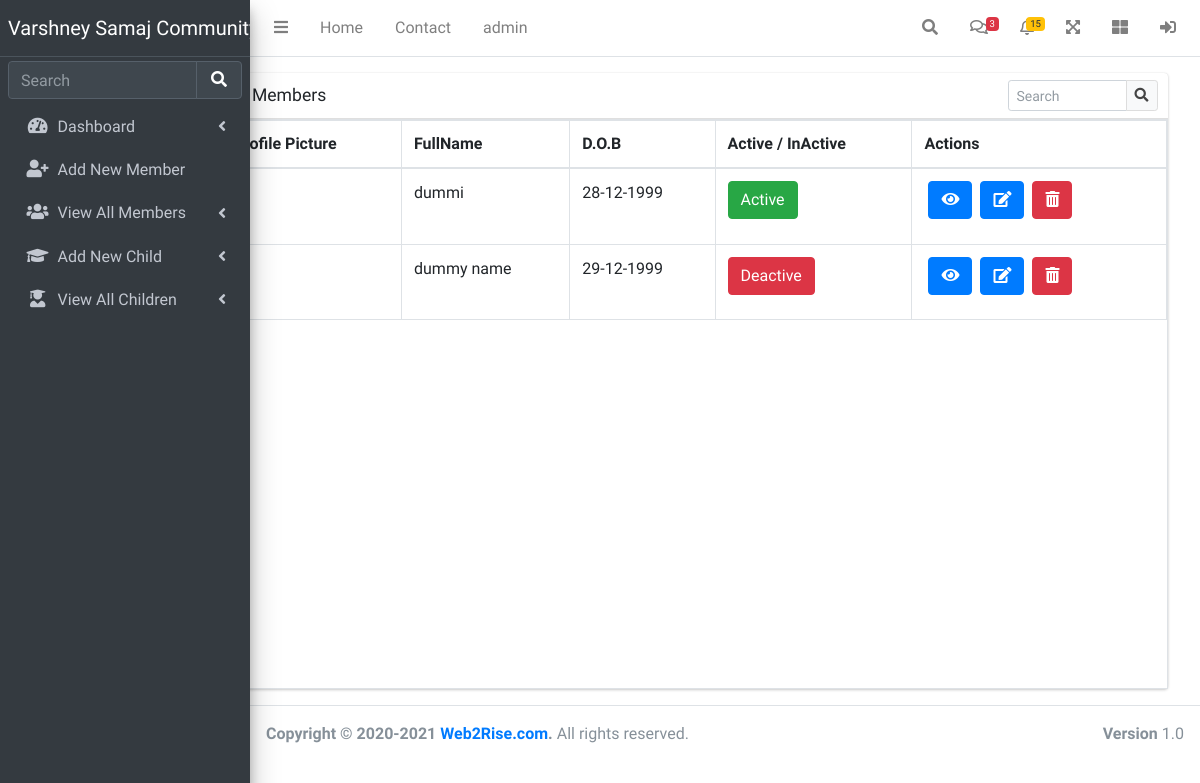
The page /server/member_table.php (signed in) on the database as committed earlier.
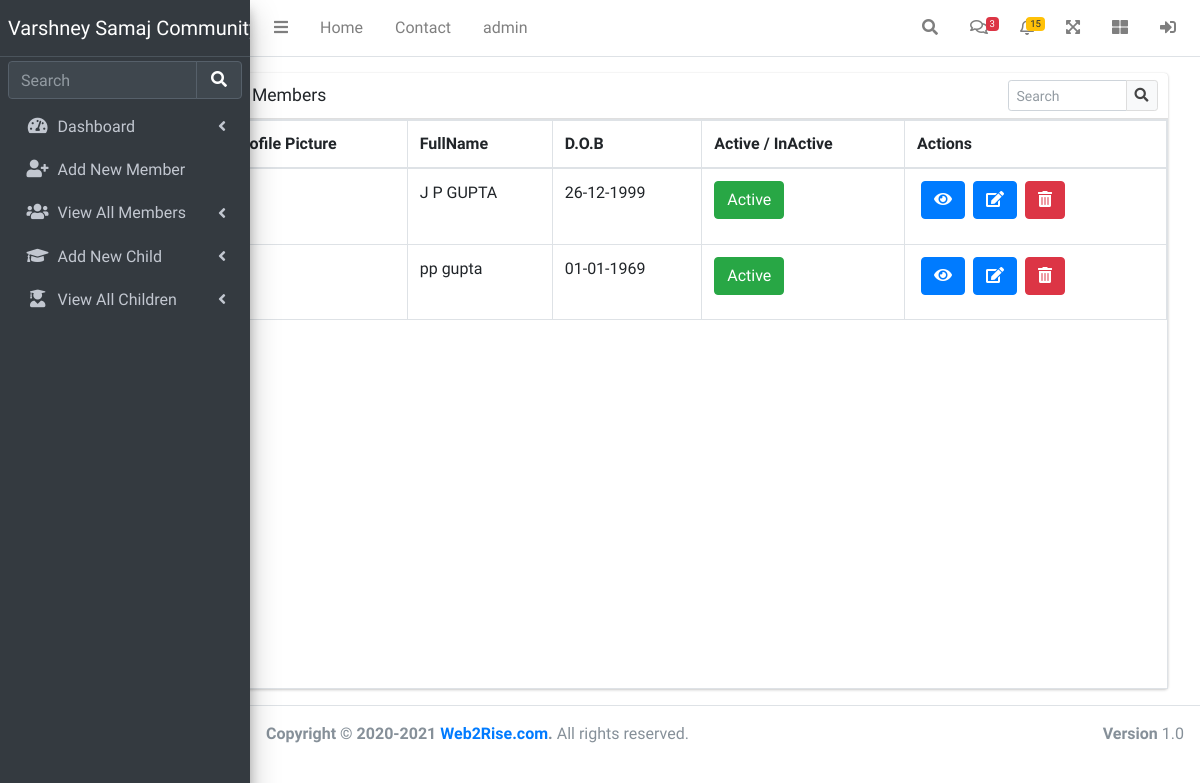
The same page on the database as committed later.
### tables this page shows
CREATE TABLE `members` (
  `id` int(11) NOT NULL,
  `firstName` varchar(20) NOT NULL,
  `mobileNo` bigint(30) NOT NULL,
  `email` varchar(30) NOT NULL,
  `dob` date NOT NULL,
  `gender` varchar(10) NOT NULL,
  `state` varchar(15) NOT NULL,
  `city` varchar(15) NOT NULL,
  `address` varchar(255) NOT NULL,
  `password` varchar(20) NOT NULL,
  `fatherName` varchar(20) NOT NULL,
  `motherName` varchar(20) NOT NULL,
  `lifeMemberNo` int(12) NOT NULL,
  `profilepic` varchar(255) NOT NULL,
  `status` int(10) NOT NULL DEFAULT 0,
  `isLifeMember` int(10) NOT NULL DEFAULT 0,
  `pincode` int(6) NOT NULL
);

### server/member_table.php (the view, shortened to what this page needs)
<?php
include "../db/conn.php";
include "../includes/header.php";
include "../includes/sidebar.php";
?>
<div class="container-fluid">
    <div class="row">
        <div class="col-md-2"></div>
        <div class="col-md-10">
            <div class="card mt-3" style="width: 80vw;">
                <div class="card-header">
                    <h3 class="card-title">All Members <?php if (isset($_GET['msg'])) { ?>
                            <span id="msg" class="alert alert-success p-2" role="alert">
                                <i class="fa fa-check-circle"></i>
                                <?= $_GET['msg'] ?>
                            </span>
                        <?php }
                        ?>
                    </h3>
                    <div class="card-tools">
                        <div class="input-group input-group-sm" style="width: 150px;">
                            <input type="text" name="table_search" class="form-control float-right" placeholder="Search">
                            <div class="input-group-append">
                                <button type="submit" class="btn btn-default">
                                    <i class="fas fa-search"></i>
                                </button>
                            </div>
                        </div>
                    </div>
                </div>
                <div class="card-body table-bordered table-responsive p-0" style="min-height: 570px;">
                    <table class="table table-head-fixed text-nowrap" style="min-height: 200px;">
                        <thead>
                            <tr>
                                <th>Profile Picture</th>
                                <th>FullName</th>
                                <th>D.O.B</th>
                                <?php if (isset($_SESSION) && $_SESSION['user'] == "admin") { ?>
                                    <th>Active / InActive</th>
                                <?php } ?>
                                <th>Actions</th>
                            </tr>
                        </thead>
                        <tbody>
                            <?php
                            if (isset($_GET['filter']) && $_GET['filter'] == 'lifemember') {
                                $sql = "SELECT * FROM members WHERE isLifeMember='1'";
                            } else {
                                $sql = "SELECT * FROM members";
                            }
                            $result = mysqli_query($conn, $sql);
                            if (mysqli_num_rows($result) > 0) {
                                while ($row = mysqli_fetch_assoc($result)) {
                            ?>
                                    <tr>
                                        <td><img src="../process/uploads/<?= $row['profilepic'] ?>" style="width:45px;"></td>
                                        <td><?= $row["firstName"] ?></td>
                                        <td>
                                            <?= date('d-m-Y', strtotime($row["dob"])) ?>
                                        </td>
                                        <?php if (isset($_SESSION) && $_SESSION['user'] == "admin") { ?>
                                            <td><button type="button" class="btn btn-<?= $row['status'] == '0' ? 'danger' : 'success' ?>" onclick="memberStatus(<?= $row['id'] ?>,<?= $row['status'] ?>)" status=""><?= $row['status'] == '0' ? "Deactive" : "Active" ?></button></td>
                                        <?php } ?>
                                        <td>
                                            <button class="btn btn-primary ml-1" data-toggle="modal" data-target="#example" onclick="fetchData(<?= $row['id'] ?>)">
                                                <i class="fas fa-eye"></i>
                                            </button>
                                            <?php if (isset($_SESSION['login']) && $_SESSION['user'] == 'admin') { ?>
                                                <a href="../server/updateMember_form.php?id=<?= $row['id'] ?> "><button class="btn btn-primary ml-1" data-toggle="modal" data-target="#example"><i class="fas fa-edit"></i></button></a>
                                                <a href="../process/deleteMember.php?id=<?= $row['id'] ?>" onclick="return confirm('Are you sure?')"><button type="submit" class="btn btn-danger ml-1" id="delete"><i class="fas fa-trash-alt"></i></button></a>
                                            <?php } ?>
                                        </td>
                                    </tr>
                            <?php
                                }
                            } else {
                                echo '<tr><td colspan="6    " class="text-center"><h1>No Result Found</td></h1></tr>';
                            } ?>
                        </tbody>
                    </table>
                </div>
            </div>
        </div>
    </div>
</div>
<?php
include "../includes/footer.php";
?>

### includes/header.php (shortened to what this page needs)
<!DOCTYPE html>
<html lang="en">
<head>
    <link rel="stylesheet" href="https://cdnjs.cloudflare.com/ajax/libs/font-awesome/5.15.4/css/all.min.css" />
    <link rel="stylesheet" href="../assets/style/adminlte.min.css">
</head>
<body class="hold-transition sidebar-mini">
<div class="wrapper">
  <nav class="main-header navbar navbar-expand navbar-white navbar-light">
    <ul class="navbar-nav">
      <li class="nav-item">
        <a class="nav-link" data-widget="pushmenu" href="#" role="button"><i class="fas fa-bars"></i></a>
      </li>
      <li class="nav-item d-none d-sm-inline-block">
        <a href="../../index3.html" class="nav-link">Home</a>
      </li>
      <li class="nav-item d-none d-sm-inline-block">
        <a href="#" class="nav-link">Contact</a>
      </li>
      <li class="nav-item d-none d-sm-inline-block">
        <a href="#" class="nav-link"><?=$_SESSION['user']?></a>
      </li>
    </ul>
    <ul class="navbar-nav ml-auto">
      <li class="nav-item">
        <a class="nav-link" data-widget="navbar-search" href="#" role="button">
          <i class="fas fa-search"></i>
        </a>
      </li>
      <li class="nav-item dropdown">
        <a class="nav-link" data-toggle="dropdown" href="#">
          <i class="far fa-comments"></i>
          <span class="badge badge-danger navbar-badge">3</span>
        </a>
      </li>
      <li class="nav-item dropdown">
        <a class="nav-link" data-toggle="dropdown" href="#">
          <span class="badge badge-warning navbar-badge">15</span>
        </a>
      </li>
      <li class="nav-item">
        <a class="nav-link" data-widget="fullscreen" href="#" role="button">
          <i class="fas fa-expand-arrows-alt"></i>
        </a>
      </li>
      <li class="nav-item">
        <a class="nav-link" data-widget="control-sidebar" data-slide="true" href="#" role="button">
          <i class="fas fa-th-large"></i>
        </a>
      </li>
      <li class="nav-item">
        <a class="nav-link" data-widget="control-sidebar" data-slide="true" href="../process/logout.php" role="button">
          <i class="fas fa-sign-in-alt" title="logout" alt="logout"></i>
        </a>
      </li>
    </ul>
  </nav>

### includes/sidebar.php (shortened to what this page needs)
<aside class="main-sidebar sidebar-dark-primary elevation-4" style="height: 100vh;">
    <a href="../server/dashboard.php" class="brand-link">
      <span class="brand-text font-weight">Varshney Samaj Community</span>
    </a>
    <div class="sidebar" style="height: 80vh;">
      <div class="form-inline mt-1">
        <div class="input-group " data-widget="sidebar-search">
          <input class="form-control form-control-sidebar" type="search" placeholder="Search" aria-label="Search">
          <div class="input-group-append">
            <button class="btn btn-sidebar">
              <i class="fas fa-search fa-fw"></i>
            </button>
          </div>
        </div>
      </div>
      <nav class="mt-2">
        <ul class="nav nav-pills nav-sidebar flex-column" data-widget="treeview" role="menu" data-accordion="false">
          <li class="nav-item">
            <a href="../server/dashboard.php" class="nav-link">
              <i class="nav-icon fas fa-tachometer-alt"></i>
              <p>
                Dashboard
                <i class="right fas fa-angle-left"></i>
              </p>
            </a>
          </li>
          <?php if(isset($_SESSION['login']) && $_SESSION['user']=='admin'){ ?>
          <li class="nav-item">
            <a href="../server/member_form.php" class="nav-link">
              <i class="nav-icon fas fa-user-plus"></i>
              <p>
                Add New Member
              </p>
            </a>
          </li>
          <?php } ?>
          <li class="nav-item">
            <a href="../server/member_table.php" class="nav-link">
              <i class="nav-icon fas fa-users"></i>
              <p>
                View All Members
                <i class="right fas fa-angle-left"></i>
              </p>
            </a>
          </li>
          <li class="nav-item">
            <a href="../server/child_new.php" class="nav-link">
              <i class="nav-icon fas  fa-graduation-cap"></i>
              <p>
                Add New Child
                <i class="fas fa-angle-left right"></i>
              </p>
            </a>
          </li>
          <li class="nav-item">
            <a href="../server/childTables.php" class="nav-link">
              <i class="nav-icon fas  fa-user-graduate"></i>
              <p>
                View All Children
                <i class="fas fa-angle-left right"></i>
              </p>
            </a>
          </li>
        </ul>
      </nav>
    </div>
  </aside>

### includes/footer.php (shortened to what this page needs)
<footer class="main-footer" style="height:6.2vh;" >
    <div class="float-right d-none d-sm-block">
      <b>Version</b> 1.0
    </div>
    <strong>Copyright &copy; 2020-<?=date('Y')?> <a href="https://web2rise.com">Web2Rise.com</a>.</strong> All rights reserved.
  </footer>
</body>
</html>

Rows that differ between the two databases and show on the page:
removed members: firstName "dummi", dob "28-12-1999", status "Active"
removed members: firstName "dummy name", dob "29-12-1999", status "Deactive"
added members: firstName "J P GUPTA", dob "26-12-1999", status "Active"
added members: firstName "pp gupta", dob "01-01-1969", status "Active"
